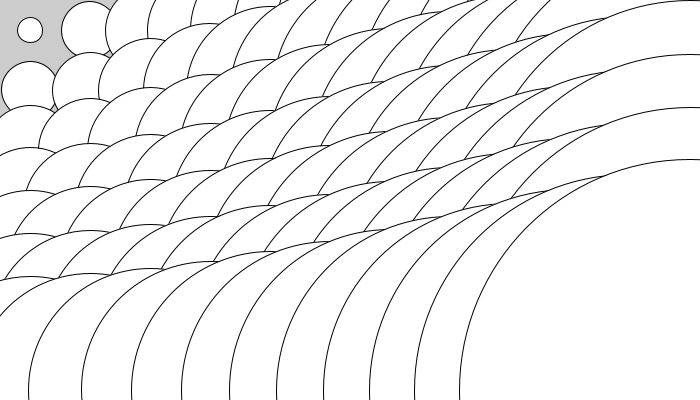
Frame 1 (no input)
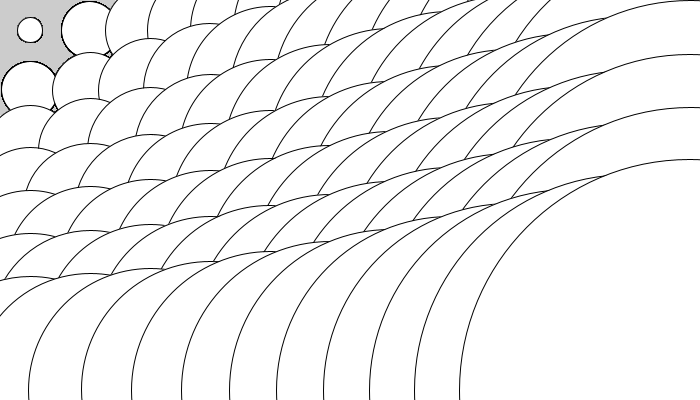
Frame 60 (the mouse pressed at the canvas centre just before this capture)
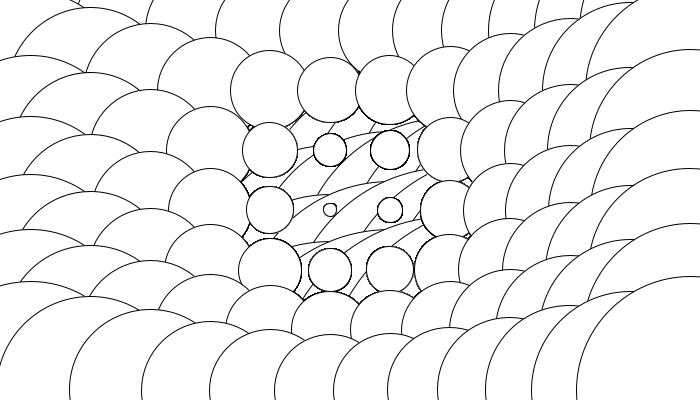
Frame 120 (the mouse held since frame 60 and released just before this capture)

The Processing sketch that drew these frames (run headless with seeded random() and noise(); from frame 60 on, the mouse is pressed at the canvas centre):

// Processing sketch: processing_36019
// ── processing_36019.pde

void setup() {

  size(700,400);
}

void draw() {
  stroke(0,0,0);
  fill(255,255,255);
  for(int i=30;i<height;i+=60) {
    for(int j=30;j<width;j+=60) {
      float distance = dist(j,i,mouseX,mouseY);
      float radius   =  map(distance,0,50,1,30);
      ellipse(j,i,radius,radius);
    }
  }
}       
                
